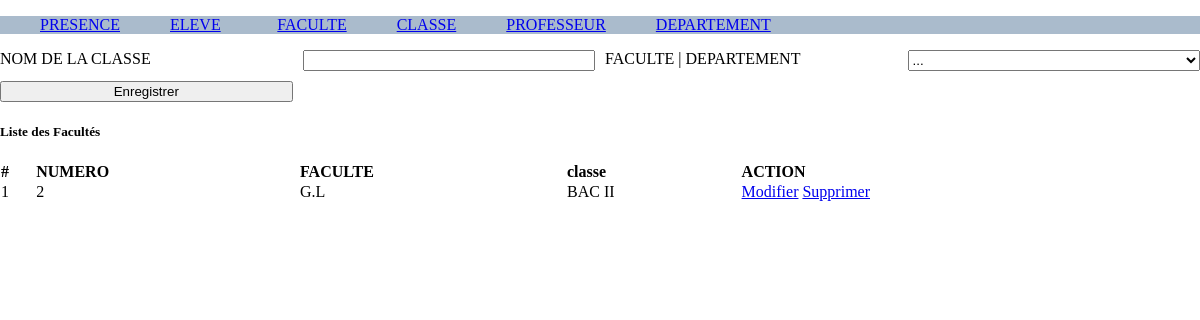
The page /classe.php on the database as committed earlier.
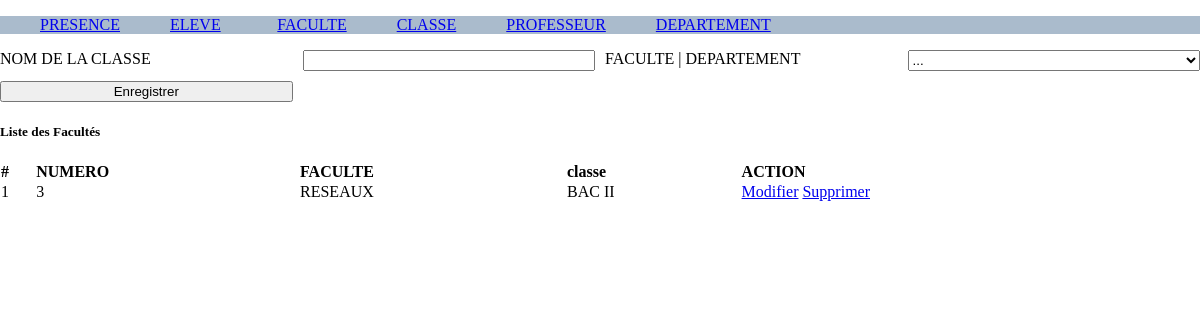
The same page on the database as committed later.
### tables this page shows
CREATE TABLE `classe` (
  `id` int(11) NOT NULL,
  `departement_id` int(11) NOT NULL,
  `name` varchar(255) NOT NULL
);

CREATE TABLE `departement` (
  `id` int(11) NOT NULL,
  `faculte_id` int(11) NOT NULL,
  `name` varchar(255) NOT NULL,
  `created_at` datetime NOT NULL DEFAULT CURRENT_TIMESTAMP
);

### app/config.php (called while the page is built, shortened)
<?php
function getConnection(){
	try{
		$db = new PDO('mysql:host=localhost;dbname=guy_tp','jean','lion');
		 $db->setAttribute(PDO::ATTR_ERRMODE, PDO::ERRMODE_EXCEPTION);
	} catch(PDOException $e) {
	  echo "Error: " . $e->getMessage();
	  die($e);
	}
	return $db;
}
function selectAll($table){
	$query = "SELECT * FROM $table";
	$db = getConnection();
	$data = $db->query($query);
	return $data->fetchAll();
}
function getEntryInTable($table ,  $val,$column="id"){
	$key = array_search($val, array_column($table, $column));
	return $table[$key];
}

### classe.php (the view, shortened to what this page needs)
<?php
$departements = selectAll("departement");
$classes = selectAll("classe");
  include "include/header.php";
?>
<div>
  <form action="" method="post">
    <div>
      <label for="">NOM DE LA CLASSE</label>
      <input type="text" name="name"  value="<?= $classe_name ?? "" ?>"  required="">
      <label for="">FACULTE | DEPARTEMENT</label>
      <select name="departement_id">
        <option value="">...</option>
      </select>
      <?php if(isset($classe_id)): ?>
      <input type="submit" name="update" value="Modifier">
    <?php else: ?>
       <input type="submit" name="save" value="Enregistrer">
    <?php endif ?>
    </div>
  </form>
  <div>
    <h5>Liste des Facultés</h5>
    <table>
      <thead>
        <tr>
          <th># </th>
          <th>NUMERO </th>
          <th>FACULTE</th>
          <th>classe</th>
          <th>ACTION</th>
        </tr>
      </thead>
      <tbody>
        <?php foreach ($classes  as $key => $value) : ?>
        <tr>
          <td><?= ++$key  ?></td>
          <td><?= $value['id'] ?></td>
          <td><?= getEntryInTable($departements, $value['id'])['name'] ?></td>
          <td><?= $value['name'] ?></td>
          <td>
            <a href="classe.php?action=modifier&&id=<?= $value['id'] ?>">Modifier</a>
            <a href="classe.php?action=delete&&id=<?= $value['id'] ?>" onclick="return confirm('êtes-vous sûr ?')">Supprimer</a>
          </td>
        </tr>
       <?php endforeach; ?>
      </tbody>
    </table>
  </div>
</div>
<?php
  include "include/footer.php";
?>

Rows that differ between the two databases and show on the page:
removed classe: id "2", id.name "G.L", name "BAC II"
added classe: id "3", id.name "RESEAUX", name "BAC II"
